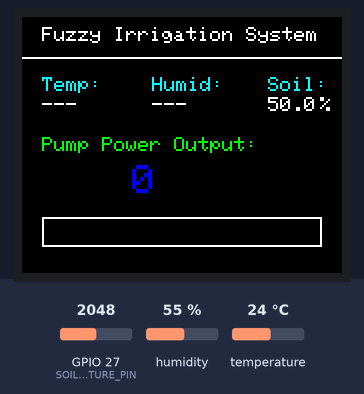
A sketch run on a simulated ESP32. On the bench: 160×128 colour display. Inputs (shaded band) come from the test bench; at power-on: humidity 55 %, GPIO 27 (SOIL_MOISTURE_PIN) = 2048, temperature 24 °C. What the sketch prints to the serial monitor is not drawn.

Above: at 2.7 s.
2.8 s: humidity set to 22 %
At 4.3 s:
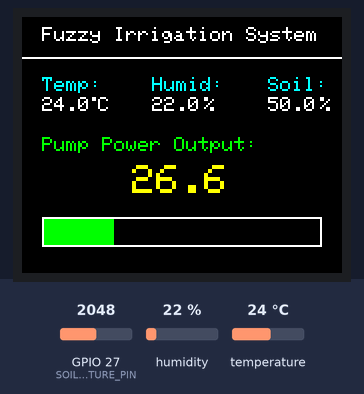
4.6 s: GPIO 27 (SOIL_MOISTURE_PIN) set to 2866
At 5.9 s:
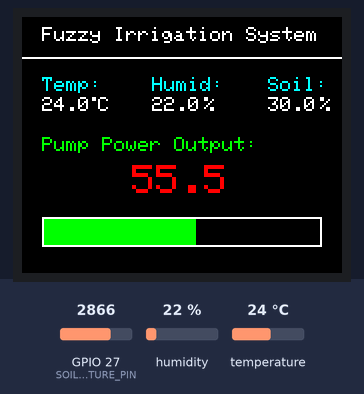
6.6 s: temperature set to 12 °C
At 7.6 s:
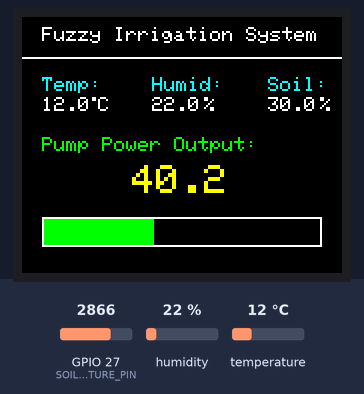
8.6 s: GPIO 27 (SOIL_MOISTURE_PIN) set to 3603
At 10.1 s:
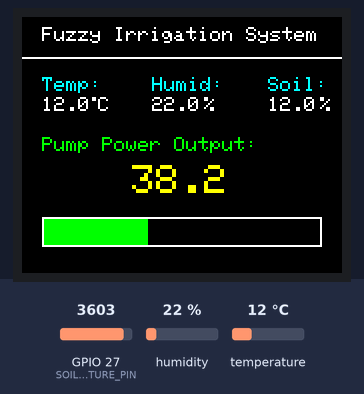
10.6 s: humidity set to 40 %
At 11.9 s:
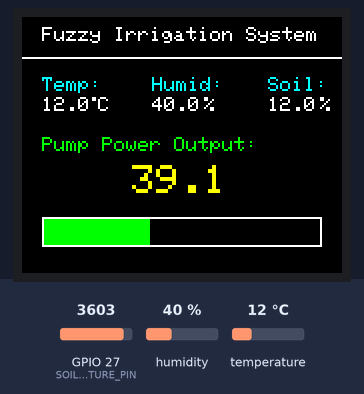
12.6 s: GPIO 27 (SOIL_MOISTURE_PIN) set to 4095
At 14.2 s:
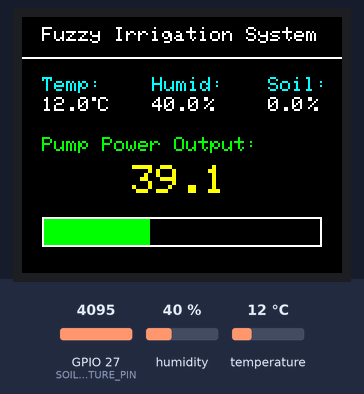
Timing chart, 0 to 15.6 s (numbered marks = the images above; inputs shaded):
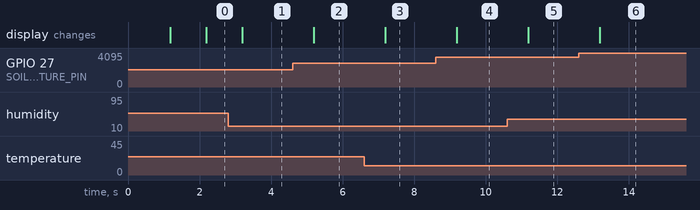

The sketch:

FuzzyLogic.ino
```cpp
/*
 * Project: Fuzzy Logic Irrigation System
 *
 * Description:
 * This Arduino project implements an automated irrigation system based on fuzzy logic.
 * It monitors environmental conditions (temperature, humidity, and soil moisture)
 * using a DHT22 sensor and an analog soil moisture sensor.
 *
 * The system uses a set of predefined fuzzy rules to determine the appropriate
 * watering level (pump power). Sensor readings are fuzzified, processed through
 * the rule base, and then defuzzified to get a crisp output value for pump control.
 *
 * Current sensor data and the calculated pump power are displayed on an
 * Adafruit ST7735 TFT screen, managed by the FuzzyDisplay class.
 *
 * The main loop operates non-blockingly, periodically reading sensors,
 * executing the fuzzy logic, and updating the display.
 *
 * Components:
 * - DHT22 Sensor (Temperature & Humidity)
 * - Analog Soil Moisture Sensor
 * - Adafruit ST7735 TFT Display
 * - Water Pump (controlled by the output of the fuzzy logic)
 *
 * Libraries:
 * - DHT.h (for DHT sensor)
 * - Fuzzy.h (for fuzzy logic operations - specific library assumed)
 * - Adafruit_ST7735.h (for TFT display)
 * - SPI.h (dependency for Adafruit_ST7735)
 *
 * Pins:
 * - DHTPIN: 13 (DHT22 data pin)
 * - SOIL_MOISTURE_PIN: 27 (Analog input for soil moisture)
 * - TFT_CS: 5 (TFT Chip Select)
 * - TFT_RST: 4 (TFT Reset)
 * - TFT_DC: 22 (TFT Data/Command)
 *
 * Author: CE320 - Fuzzy Logic Team
 * Date: May 29, 2025
 */

#include <DHT.h>
#include <Fuzzy.h>

#include "FuzzyDisplay.h"

// --- Sensor and General Defines ---
#define DHTPIN 13
#define DHTTYPE DHT22
#define SOIL_MOISTURE_PIN 27

// --- TFT Pin Defines ---
#define TFT_CS    5
#define TFT_RST   4
#define TFT_DC    22

// --- Object Instantiations ---
DHT dht(DHTPIN, DHTTYPE);
Fuzzy* fuzzy = new Fuzzy();
FuzzyDisplay myDisplay(TFT_CS, TFT_DC, TFT_RST);

// --- Fuzzy Logic Definitions ---
FuzzySet* lowTemp = new FuzzySet(-5, -5, 10, 20);
FuzzySet* mediumTemp = new FuzzySet(10, 20, 20, 30);
FuzzySet* highTemp = new FuzzySet(20, 30, 45, 45);

FuzzySet* lowHumidity = new FuzzySet(0, 0, 30, 50);
FuzzySet* mediumHumidity = new FuzzySet(30, 50, 50, 70);
FuzzySet* highHumidity = new FuzzySet(50, 70, 100, 100);

FuzzySet* drySoil = new FuzzySet(0, 0, 20, 35);
FuzzySet* moistSoil = new FuzzySet(20, 35, 40, 55);
FuzzySet* wetSoil = new FuzzySet(40, 55, 100, 100);

FuzzySet* noWater = new FuzzySet(0, 0, 0, 15);
FuzzySet* lowWater = new FuzzySet(0, 15, 15, 40);
FuzzySet* moderateWater = new FuzzySet(15, 40, 40, 60);
FuzzySet* fullWater = new FuzzySet(40, 60, 100, 100);

FuzzyInput* temperatureInput = new FuzzyInput(1);
FuzzyInput* humidityInput = new FuzzyInput(2);
FuzzyInput* soilMoistureInput = new FuzzyInput(3);
FuzzyOutput* pumpPowerOutput = new FuzzyOutput(1);


// --- Timing Variables for Non-Blocking Operation ---
unsigned long lastDhtReadTime = 0;
const unsigned long dhtReadInterval = 2000; // Read DHT every 2 seconds (DHT22 recommended)

unsigned long lastSoilReadTime = 0; // Stores the last time soil moisture was read
const unsigned long soilReadInterval = 500; // Defines the interval for reading soil moisture (in milliseconds)

unsigned long lastLogicDisplayTime = 0; // Stores the last time fuzzy logic was processed and display updated
const unsigned long logicDisplayInterval = 1000; // Defines the interval for logic processing and display updates (in milliseconds)

// --- Global Variables to Store Latest Sensor Data ---
float currentTemperature = NAN; // Stores the latest temperature reading. NAN indicates no valid reading yet.
float currentHumidity = NAN;    // Stores the latest humidity reading. NAN indicates no valid reading yet.
float currentSoilMoisture = NAN; // Stores the latest soil moisture reading. NAN indicates no valid reading yet.
float currentPumpPower = 0;     // Stores the calculated pump power. Initialized to 0.


// --- Fuzzy Rule Setup Functions ---
// This function defines the fuzzy rules that govern the irrigation system's behavior.
// Each rule maps combinations of input conditions (temperature, humidity, soil moisture)
// to an output action (pump power).
void setupFuzzyRules() {
  // Rule 1: Nếu Temp = Low, Humid = Low, Soil = Dry -> Tưới ít
  addRule(lowTemp, lowHumidity, drySoil, lowWater);

  // Rule 2: Nếu Temp = Low, Humid = Medium hoặc High -> Không tưới
  addRule(lowTemp, mediumHumidity, NULL, noWater); // Rule for Medium Humidity
  addRule(lowTemp, highHumidity, NULL, noWater);  // Rule for High Humidity

  // Rule 3: Nếu Temp = Low, Soil = Moist -> Không tưới
  addRule(lowTemp, NULL, moistSoil, noWater);

  // Rule 4: Nếu Soil = Wet -> Không tưới
  addRule(NULL, NULL, wetSoil, noWater); // This rule only considers soil moisture

  // Rule 5: Nếu Temp = Medium, Humid = Low, Soil = Dry -> Tưới đầy đủ
  addRule(mediumTemp, lowHumidity, drySoil, fullWater);

  // Rule 6: Nếu Temp = Medium, Humid = Low, Soil = Moist -> Tưới vừa
  addRule(mediumTemp, lowHumidity, moistSoil, moderateWater);

  // Rule 7: Nếu Temp = Medium, Humid = Medium, Soil = Dry -> Tưới vừa
  addRule(mediumTemp, mediumHumidity, drySoil, moderateWater);

  // Rule 8: Nếu Temp = Medium, Humid = Medium, Soil = Moist -> Tưới ít
  addRule(mediumTemp, mediumHumidity, moistSoil, lowWater);

  // Rule 9: Nếu Temp = Medium, Humid = High, Soil = Dry -> Tưới ít
  addRule(mediumTemp, highHumidity, drySoil, lowWater);

  // Rule 10: Nếu Temp = Medium, Humid = High, Soil = Moist -> Không tưới
  addRule(mediumTemp, highHumidity, moistSoil, noWater);

  // Rule 11: Nếu Temp = High, Soil = Dry -> Tưới đầy đủ
  addRule(highTemp, NULL, drySoil, fullWater);

  // Rule 12: Nếu Temp = High, Humid = High, Soil = Moist -> Tưới ít
  addRule(highTemp, highHumidity, moistSoil, lowWater);

  // Rule 13: Nếu Temp = High, Humid = Low hoặc Medium, Soil = Moist -> Tưới vừa
  addRule(highTemp, lowHumidity, moistSoil, moderateWater);
  addRule(highTemp, mediumHumidity, moistSoil, moderateWater);
}

void addRule(FuzzySet* tempSet, FuzzySet* humidSet, FuzzySet* soilSet, FuzzySet* outputSet) {
  FuzzyRuleAntecedent* antecedent = new FuzzyRuleAntecedent();
  int inputCount = (tempSet != NULL) + (humidSet != NULL) + (soilSet != NULL);

  if (inputCount == 0) {
    Serial.println("Error: Rule needs at least one input set");
    return;
  }

  if (inputCount == 1) {
    if (tempSet != NULL) antecedent->joinSingle(tempSet);
    else if (humidSet != NULL) antecedent->joinSingle(humidSet);
    else if (soilSet != NULL) antecedent->joinSingle(soilSet);
  }
  else if (inputCount == 2) {
    if (tempSet != NULL && humidSet != NULL) {
      antecedent->joinWithAND(tempSet, humidSet);
    } else if (tempSet != NULL && soilSet != NULL) {
      antecedent->joinWithAND(tempSet, soilSet);
    } else if (humidSet != NULL && soilSet != NULL) {
      antecedent->joinWithAND(humidSet, soilSet);
    }
  }
  else if (inputCount == 3) {
    FuzzyRuleAntecedent* tempHumid = new FuzzyRuleAntecedent(); // Intermediate antecedent
    tempHumid->joinWithAND(tempSet, humidSet);
    antecedent->joinWithAND(tempHumid, soilSet); // Then AND with the third
  }

  FuzzyRuleConsequent* consequent = new FuzzyRuleConsequent();
  consequent->addOutput(outputSet);

  static int ruleNum = 1; // Ensures unique rule numbers if library requires
  FuzzyRule* rule = new FuzzyRule(ruleNum++, antecedent, consequent);
  fuzzy->addFuzzyRule(rule);
}

void setup() {
  Serial.begin(115200);
  dht.begin();
  delay(1000); // DHT sensor can take a moment to stabilize after begin

  // --- Fuzzy Logic Setup ---
  temperatureInput->addFuzzySet(lowTemp);
  temperatureInput->addFuzzySet(mediumTemp);
  temperatureInput->addFuzzySet(highTemp);
  fuzzy->addFuzzyInput(temperatureInput);

  humidityInput->addFuzzySet(lowHumidity);
  humidityInput->addFuzzySet(mediumHumidity);
  humidityInput->addFuzzySet(highHumidity);
  fuzzy->addFuzzyInput(humidityInput);

  soilMoistureInput->addFuzzySet(drySoil);
  soilMoistureInput->addFuzzySet(moistSoil);
  soilMoistureInput->addFuzzySet(wetSoil);
  fuzzy->addFuzzyInput(soilMoistureInput);

  pumpPowerOutput->addFuzzySet(noWater);
  pumpPowerOutput->addFuzzySet(lowWater);
  pumpPowerOutput->addFuzzySet(moderateWater);
  pumpPowerOutput->addFuzzySet(fullWater);
  fuzzy->addFuzzyOutput(pumpPowerOutput);

  setupFuzzyRules();

  // --- Display Setup ---
  myDisplay.begin();
  myDisplay.drawLayout();

  // Initialize last read times to ensure first read happens quickly if desired,
  // or use 0 to adhere strictly to the first interval.
  // Setting them to 'millis() - interval' would trigger an immediate first read.
  // For simplicity, we'll let the first interval pass.
  lastDhtReadTime = millis();
  lastSoilReadTime = millis();
  lastLogicDisplayTime = millis();
}

void loop() {
  unsigned long currentTime = millis(); // Get current time once per loop

  // --- Task 1: Read DHT Sensor (Temperature and Humidity) ---
  if (currentTime - lastDhtReadTime >= dhtReadInterval) {
    lastDhtReadTime = currentTime;
    float temp = dht.readTemperature();
    float humid = dht.readHumidity();

    if (!isnan(temp)) {
      currentTemperature = temp;
    }
    if (!isnan(humid)) {
      currentHumidity = humid;
    }
    // Serial.println("DHT Updated"); // For debugging
  }

  // --- Task 2: Read Soil Moisture Sensor ---
  if (currentTime - lastSoilReadTime >= soilReadInterval) {
    lastSoilReadTime = currentTime;
    int soilMoistureRaw = analogRead(SOIL_MOISTURE_PIN);
    // Convert raw analog reading to percentage.
    // Assumes higher raw value means drier soil.
    // 4095.0 is the max ADC value (12-bit for ESP32).
    float calculatedSoilMoisture = (1.0 - (soilMoistureRaw / 4095.0)) * 100.0;

    // Clamp values based on raw readings
    if (soilMoistureRaw >= 4095) calculatedSoilMoisture = 0;
    // For typical resistive sensors, raw value 0 is very wet (100%)
    // The formula (1.0 - (0 / 4095.0)) * 100.0 gives 100.

    // Ensure calculatedSoilMoisture stays within 0-100 range if needed after formula
    currentSoilMoisture = constrain(calculatedSoilMoisture, 0.0, 100.0);
    // Serial.println("Soil Updated"); // For debugging
  }

  // --- Task 3: Process Fuzzy Logic and Update Display ---
  if (currentTime - lastLogicDisplayTime >= logicDisplayInterval) {
    lastLogicDisplayTime = currentTime;

    // Check if all sensor data is valid before using
    if (!isnan(currentTemperature) && !isnan(currentHumidity) && !isnan(currentSoilMoisture)) {
      fuzzy->setInput(1, currentTemperature);
      fuzzy->setInput(2, currentHumidity);
      fuzzy->setInput(3, currentSoilMoisture);

      fuzzy->fuzzify();
      currentPumpPower = fuzzy->defuzzify(1);

      // Serial Printing for Debugging
      Serial.print("Temp: "); Serial.print(currentTemperature, 1); Serial.print("°C, ");
      Serial.print("Humid: "); Serial.print(currentHumidity, 1); Serial.print("%, ");
      Serial.print("Soil: "); Serial.print(currentSoilMoisture, 1); Serial.print("%, ");
      Serial.print("Pump: "); Serial.print(currentPumpPower, 1); Serial.println("%");

      // Update the display with the latest processed values
      myDisplay.updateValues(currentTemperature, currentHumidity, currentSoilMoisture, currentPumpPower);
    } else {
      // Handle cases where sensor data might still be NAN (e.g., initial readings)
      // The display library should already handle NANs by printing "---"
      myDisplay.updateValues(currentTemperature, currentHumidity, currentSoilMoisture, currentPumpPower);
      Serial.println("Waiting for all sensor data to be valid...");
    }
  }

  //non-blocking tasks
}
```

FuzzyDisplay.cpp
```cpp
// FuzzyDisplay.cpp
#include "FuzzyDisplay.h" // Include the header file we just defined
#include <Adafruit_GFX.h>    // Adafruit_ST7735 requires Adafruit_GFX

// Constructor implementation
FuzzyDisplay::FuzzyDisplay(int8_t csPin, int8_t dcPin, int8_t rstPin) :
  tft(csPin, dcPin, rstPin), // Initialize the tft object
  prevTemp(-999.9),          // Initialize previous values to unlikely states to force first draw
  prevHumid(-999.9),
  prevSoil(-999.9),
  prevPump(-999.9) {
}

// begin method implementation
void FuzzyDisplay::begin(uint8_t rotation) {
  tft.initR(INITR_GREENTAB); // Initialize TFT with Green Tab configuration
  tft.setRotation(rotation); // Set the display rotation
  tft.fillScreen(ST77XX_BLACK); // Clear the screen to black
}

// drawLayout method implementation
void FuzzyDisplay::drawLayout() {
  tft.setTextSize(1); // Set default text size

  // Print the main title
  tft.setTextColor(ST77XX_WHITE, ST77XX_BLACK); // White text on black background
  tft.setCursor(10, 5);
  tft.println("Fuzzy Irrigation System");

  // Draw a horizontal line separator
  tft.drawFastHLine(0, 20, tft.width(), ST77XX_WHITE); // Line across the screen width

  // Print sensor labels
  tft.setTextColor(ST77XX_CYAN, ST77XX_BLACK); // Cyan text for labels
  tft.setCursor(10, 30);
  tft.print("Temp:");
  tft.setCursor(65, 30);
  tft.print("Humid:");
  tft.setCursor(123, 30);
  tft.print("Soil:");

  // Print pump power label
  tft.setTextColor(ST77XX_GREEN, ST77XX_BLACK); // Green text for pump label
  tft.setCursor(10, 60);
  tft.print("Pump Power Output:");
}

// updateValues method implementation
void FuzzyDisplay::updateValues(float temp, float humid, float soil, float pump) {
  bool pumpChanged = false; // Flag to track if pump value or bar needs redraw

  // Update Temperature if changed or if it's the first time (prevTemp is NAN or initial value)
  // A small threshold (0.05) is used to avoid flickering from minor fluctuations.
  if (isnan(temp) || isnan(prevTemp) || abs(temp - prevTemp) > 0.05) {
    tft.fillRect(10, 40, 45, 11, ST77XX_BLACK); // Clear previous temperature value area
    tft.setTextSize(1);
    tft.setTextColor(ST77XX_WHITE, ST77XX_BLACK);
    tft.setCursor(10, 40);
    if (isnan(temp)) { // If temperature is Not a Number, display "---"
      tft.print("---");
    } else {
      tft.print(temp, 1); // Print temperature with 1 decimal place
      // Custom logic to position the degree symbol 'C' correctly based on number of digits
      int t = 36; // Base X position for degree symbol
      if (temp < 0) { // Adjust for negative sign
        t += 5;
        if (abs(temp) < 10 && temp != 0) t += 5; // Adjust for single digit negative numbers
      }
      else if (abs(temp) < 10 && temp != 0) { // Adjust for single digit positive numbers
        t -=5;
      }
      else if (temp == 0) { // Adjust for zero
        t-=5;
      }

      // Draw a small degree symbol (°) using pixels
      tft.drawPixel(t, 40, ST77XX_WHITE);
      tft.drawPixel(t-1, 40, ST77XX_WHITE);
      tft.drawPixel(t, 41, ST77XX_WHITE);
      tft.drawPixel(t-1, 41, ST77XX_WHITE);
      tft.setCursor(t + 2, 40); // Position cursor for 'C'
      tft.print("C");
    }
    prevTemp = temp; // Store current temperature as previous for next comparison
  }

  // Update Humidity if changed or if it's the first time
  if (isnan(humid) || isnan(prevHumid) || abs(humid - prevHumid) > 0.05) {
    tft.fillRect(65, 40, 40, 11, ST77XX_BLACK); // Clear previous humidity value area
    tft.setTextSize(1);
    tft.setTextColor(ST77XX_WHITE, ST77XX_BLACK);
    tft.setCursor(65, 40);
     if (isnan(humid)) { // If humidity is Not a Number, display "---"
      tft.print("---");
    } else {
      tft.print(humid, 1); // Print humidity with 1 decimal place
      int valEndX = tft.getCursorX(); // Get X position after printing the number
      tft.setCursor(valEndX + 2, 40); // Position cursor for '%' symbol
      tft.print("%");
    }
    prevHumid = humid; // Store current humidity as previous
  }

  // Update Soil Moisture if changed or if it's the first time
  if (isnan(soil) || isnan(prevSoil) || abs(soil - prevSoil) > 0.05) {
    tft.fillRect(123, 40, 40, 11, ST77XX_BLACK); // Clear previous soil moisture value area
    tft.setTextSize(1);
    tft.setTextColor(ST77XX_WHITE, ST77XX_BLACK);
    tft.setCursor(123, 40);
    if (isnan(soil)) { // If soil moisture is Not a Number, display "---"
      tft.print("---");
    } else {
      tft.print(soil, 1); // Print soil moisture with 1 decimal place
      int valEndX = tft.getCursorX(); // Get X position after printing the number
      tft.setCursor(valEndX + 2, 40); // Position cursor for '%' symbol
      tft.print("%");
    }
    prevSoil = soil; // Store current soil moisture as previous
  }

  // Update Pump Power text if changed or if it's the first time. Using a larger threshold for pump.
  if (isnan(pump) || isnan(prevPump) || abs(pump - prevPump) > 0.5) {
    pumpChanged = true; // Indicate that the pump value (and thus bar) needs updating
    tft.fillRect(55, 74, 70, 16, ST77XX_BLACK); // Clear previous pump power value area
    tft.setTextSize(2); // Use larger text for pump power
    if (isnan(pump)) { // If pump power is Not a Number, display "--" (due to larger text size)
        tft.setTextColor(ST77XX_WHITE, ST77XX_BLACK);
        tft.setCursor(55,74);
        tft.print("--");
    } else {
        // Change text color based on pump power level
        if (pump < 20) {
        tft.setTextColor(ST77XX_BLUE, ST77XX_BLACK);
        } else if (pump < 50) {
        tft.setTextColor(ST77XX_YELLOW, ST77XX_BLACK);
        } else {
        tft.setTextColor(ST77XX_RED, ST77XX_BLACK);
        }
        tft.setCursor(55, 74);
        // Print pump power. Show 0 decimal places if it's a whole number, 1 otherwise.
        // Constrain pump value to 0-100 range for display.
        tft.print(constrain(pump, 0, 100.0), (pump == (int)pump && pump >=0 && pump <=100) ? 0 : 1 );
    }
    prevPump = pump; // Store current pump power as previous
  }

  // Update Pump Power bar graph if pump value changed or if it's the initial draw
  if (pumpChanged || prevPump == -999.9) { // -999.9 is the initial prevPump value
    tft.fillRect(10, 100, 140, 15, ST77XX_BLACK); // Clear previous bar area

    int barWidth = 0;
    if(!isnan(pump)){ // Calculate bar width only if pump value is valid
        // Map constrained pump value (0-100) to bar width (0-140 pixels)
        barWidth = map(constrain(pump, 0, 100), 0, 100, 0, 140);
    }

    tft.fillRect(10, 100, barWidth, 15, ST77XX_GREEN); // Draw the new bar
    tft.drawRect(10, 100, 140, 15, ST77XX_WHITE);     // Draw a border around the bar area
  }
}
```

Source omitted: FuzzyDisplay.h (1867 bytes)

Measured:
- after the input at 2.8 s, the display: changes after 0.39 s (image 1)
- after the input at 4.6 s, the display: changes after 0.59 s (image 2)
- after the input at 6.6 s, the display: changes after 0.59 s (image 3)
- after the input at 8.6 s, the display: changes after 0.59 s (image 4)
- after the input at 10.6 s, the display: changes after 0.59 s (image 5)
- after the input at 12.6 s, the display: changes after 0.58 s (image 6)
